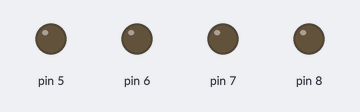
The program below on a simulated Arduino Uno, built with avr-gcc and run on an emulated ATmega328P. Shown: output pins drawn as LEDs (lit = HIGH).

Above: at 10.2 s.
At 11.2 s:
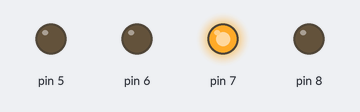
At 12.2 s:
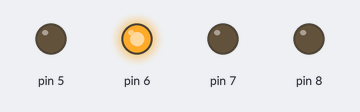
At 14.7 s:
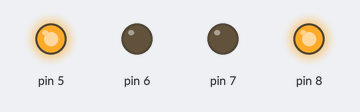
At 17.2 s:
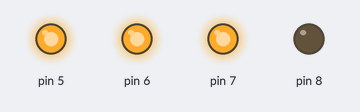
At 19.7 s:
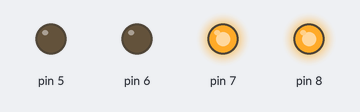
Timing chart, 0 to 20.4 s (numbered marks = the images above):
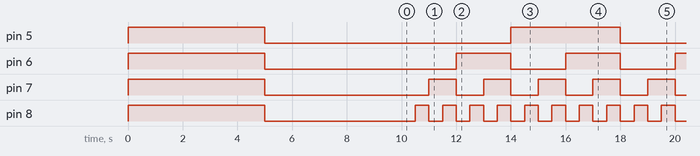

Measured:
- by itself, pin 5: repeats every 8.0 s: HIGH 4.0 s, LOW 4.0 s
- by itself, pin 6: repeats every 4.0 s: HIGH 2.0 s, LOW 2.0 s
- by itself, pin 7: repeats every 2.0 s: HIGH 1.0 s, LOW 1.0 s
- by itself, pin 8: repeats every 1.0 s: HIGH 0.50 s, LOW 0.50 s

The program:

main.cpp
```cpp
#include <Arduino.h>

// put function declarations here:
void flipSwitch(int);
void emitBinary(int number);

int n = 16;


int binDigits[16][4] =
  {{0,0,0,0},
  {0,0,0,1},
  {0,0,1,0},
  {0,0,1,1},
  {0,1,0,0},
  {0,1,0,1},
  {0,1,1,0},
  {0,1,1,1},
  {1,0,0,0},
  {1,0,0,1},
  {1,0,1,0},
  {1,0,1,1},
  {1,1,0,0},
  {1,1,0,1},
  {1,1,1,0},
  {1,1,1,1}};


void setup() {

  pinMode(8,OUTPUT);
  pinMode(7,OUTPUT);
  pinMode(6,OUTPUT);
  pinMode(5,OUTPUT);

  flipSwitch(1);
  delay(5000);
  flipSwitch(0);
  delay(5000);

}

void loop() {

  for(int i = 0; i < n; i++) {
    emitBinary(i);
  }

}


void emitBinary(int number) {

  digitalWrite(5,binDigits[number][0]);
  digitalWrite(6,binDigits[number][1]);
  digitalWrite(7,binDigits[number][2]);
  digitalWrite(8,binDigits[number][3]);

  delay(500);

  flipSwitch(0);

}

void flipSwitch(int state){

  digitalWrite(5,state);
  digitalWrite(6,state);
  digitalWrite(7,state);
  digitalWrite(8,state);

}
```
